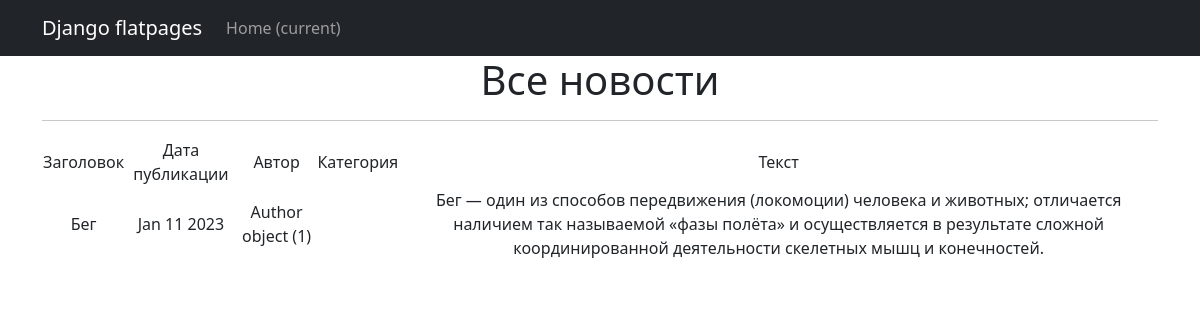
The page /news/1/ on the database its author committed.
### news/models.py (models this page shows, shortened)
class Post(models.Model):
    news = 'NS'
    article = 'AR'
    CAT_CHOISE = [
        (news, 'новость'),
        (article, 'статья')
    ]
    author = models.ForeignKey(Author, on_delete=models.CASCADE)
    choise = models.CharField(max_length=2, choices=CAT_CHOISE, default=article)
    time = models.DateTimeField(auto_now_add=True)
    category = models.ManyToManyField(Category, through='PostCategory')
    title = models.CharField(max_length=128)
    text = models.TextField()
    rating = models.SmallIntegerField(default=0)

class Author(models.Model):
    user = models.OneToOneField(User, on_delete=models.CASCADE, null=True, )
    rating = models.SmallIntegerField(default=0)

### news/views.py (the view)
# urls.py: path('<int:pk>/', PostDetail.as_view(), name='post_detail'),
class PostDetail(DetailView):
    model = Post
    template_name = 'post.html'
    context_object_name = 'post'

### news/templatetags/custom_filters.py (called while the page is built)
@register.filter()
def censor(input_value: str):
    for stop_word in stop_list_words:
        while stop_word in input_value:
            stars_string = '*' * len(stop_word[1:len(stop_word) - 1])
            replace_string = stop_word.replace(stop_word[1:len(stop_word) - 1], stars_string)
            input_value = input_value.replace(stop_word, replace_string)
    return input_value

### templates/post.html (shortened to what this page needs)
{% extends 'flatpages/default.html' %}
{% load custom_filters %}
{% block content %}
   <h1>Все новости</h1>
   <hr>
       <table>
           <tr>
               <td>Заголовок</td>
               <td>Дата публикации</td>
               <td>Автор</td>
               <td>Категория</td>
               <td>Текст</td>
           </tr>
           <tr>
                <td>{{ post.title|censor }}</td>
               <td>{{ post.time|date:'M d Y' }}</td>
               <td>{{ post.author }}</td>
               <td>{{ postr.category }}</td>
               <td>{{ post.text|censor }}</td>
           </tr>
       </table>
{% endblock content %}

### rows shown on the page
Post: title|censor "Бег", time "Jan 11 2023", author "Author object (1)", text|censor "Бег — один из способов передвижения (локомоции) человека и животных; отличается наличием так называемой «фазы полёта» и осуществляется в результате сложной координированной деятельности скелетных мышц и конечностей."
